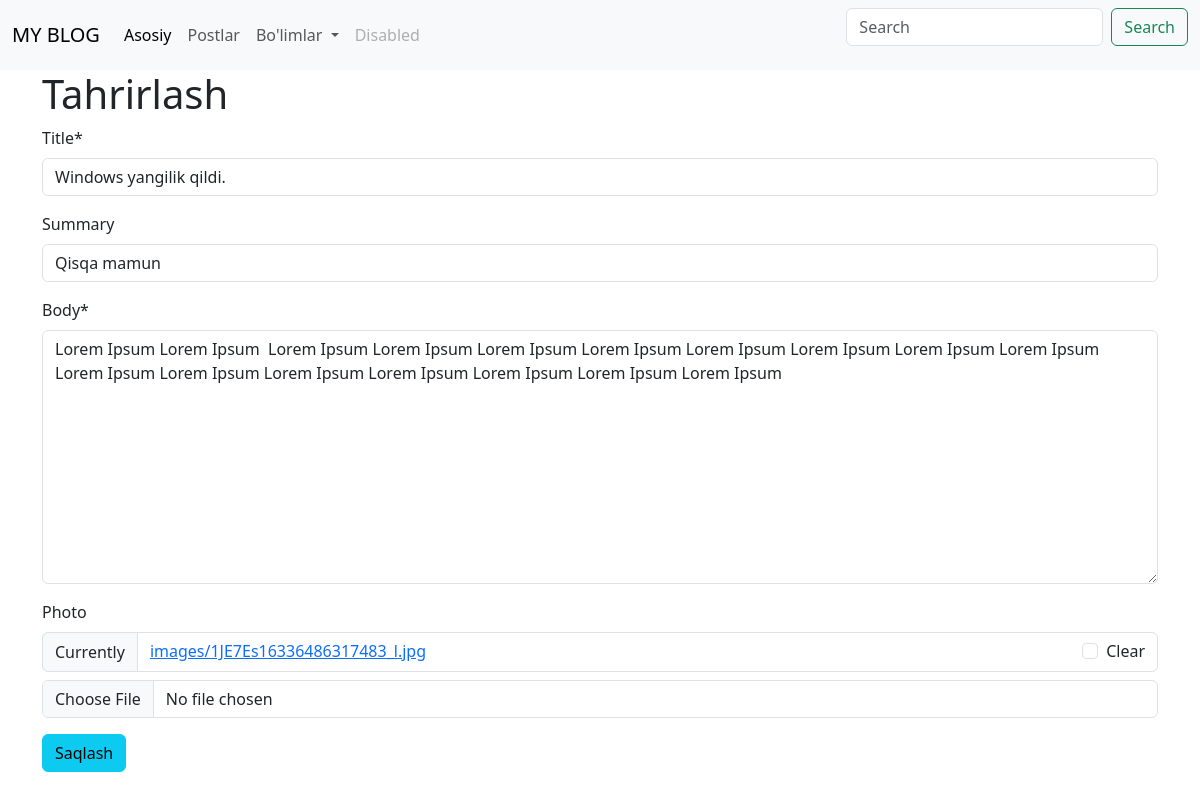
Page /articles/1/edit/ (signed in) on the committed database.
### articles/models.py (models this page shows, shortened)
class Article(models.Model):
    title = models.CharField(max_length=255)
    summary = models.CharField(max_length=200, blank=True)
    body = RichTextField()
    photo = models.ImageField(upload_to='images/', blank=True)
    date = models.DateTimeField(auto_now_add=True)
    author = models.ForeignKey(
        get_user_model(),
        on_delete=models.CASCADE,
    )

### articles/views.py (the view)
# urls.py: path('<int:pk>/edit/', ArticleUpdateView.as_view(), name="article_edit"),
class ArticleUpdateView(LoginRequiredMixin, UserPassesTestMixin, UpdateView):
    model = Article
    fields = ('title','summary', 'body','photo',)
    template_name = 'article_edit.html'
    def test_func(self):
        obj = self.get_object()
        return obj.author == self.request.user

### templates/article_edit.html (shortened to what this page needs)
{% extends 'base.html' %}
{% load crispy_forms_tags %}
{% block content %}
    <h1>Tahrirlash</h1>
    <form method="post" enctype="multipart/form-data">{% csrf_token %}
        {{ form|crispy }}
    <button class="btn btn-info ml-2" type="submit">Saqlash</button>
    </form>
{% endblock content %}

### rows in the picture
Article: title "Windows yangilik qildi.", summary "Qisqa mamun", body "Lorem Ipsum Lorem Ipsum Lorem Ipsum Lorem Ipsum Lorem Ipsum Lorem Ipsum Lorem Ipsum Lorem Ipsum Lorem Ipsum Lorem Ipsum Lorem Ipsum Lorem Ipsum Lorem Ipsum Lorem Ipsum Lorem Ipsum Lorem Ipsum Lorem Ipsum"
